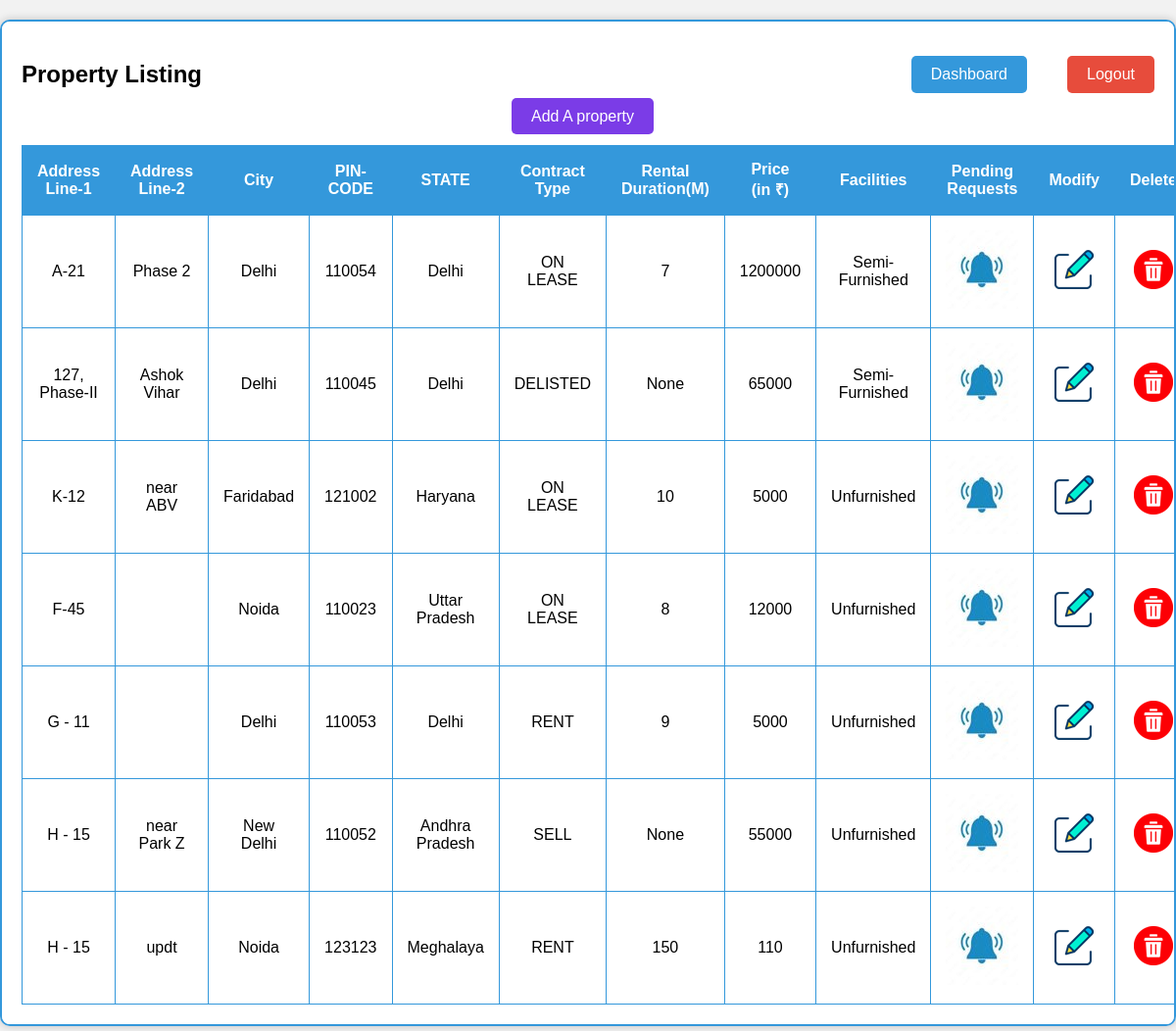
/my_properties/ (signed in), run on the app's committed database.
### project_app/models.py (models this page shows, shortened)
class Property(models.Model):
    owner = models.CharField(max_length=30,  null= False, blank=False, default = None)
    address_line_1 = models.CharField(max_length=30,  null= False, blank=False, default = None)
    address_line_2 = models.CharField(max_length=30,  null= False, blank=True, default = '')
    state = models.CharField(max_length=30,  null= False, blank=False, default = None)
    city = models.CharField(max_length=30,  null= False, blank=False, default = None)
    pincode = models.CharField(max_length=6,  null= False, blank=False, default = None)
    type = models.CharField(max_length=4,  null= False, blank=False, default = None)
    duration = models.DecimalField(decimal_places=0, max_digits=3, validators=[MaxValueValidator(limit_value=240)], null = True, blank = True, default = None)
    price = models.DecimalField(decimal_places=0, max_digits=10, null = True, blank = True, default= 0)
    facilities = models.CharField(max_length=20,  null= False, blank=False, default = None)

### project_app/views.py (the view)
# urls.py: path("my_properties/", views.my_properties, name="my_properties_page"),
def my_properties(request):
    username = request.session.get('username')
    if(request.session.get('email_kyc') is None):
            return redirect('logout_page')
    if(username is None):
        return redirect('login_page')
    if(request.method == 'POST'):
        return redirect('my_properties_page')
    else:
        try:
            my_properties_list = []
            properties = Property.objects.values()
            for i in range(len(properties)):
                if username == properties[i]["owner"] and properties[i]['type'] != 'DELETED':
                    my_properties_list.append(properties[i])
            return render(request, 'my_properties.html', {'properties':my_properties_list})
        except:
            messages.error(request, 'Unexpected Error')
            return redirect('dashboard_page')

### project_app/templates/my_properties.html (shortened to what this page needs)
{% load static %}
<!DOCTYPE html>
<html>
<head>
</head>
<body>
    <div class="container">
        <h2>Property Listing</h2>
        <a class="dashboard-button" href="/dashboard">Dashboard</a>
        <a class="logout-button" href="/logout">Logout</a>
        <a class="add-property-button" href="/add_property">Add A property</a>
        <div class="scroll-container">
            <table>
                <thead>
                    <tr>
                        <th>Address Line-1</th>
                        <th>Address Line-2</th>
                        <th>City</th>
                        <th>PIN-CODE</th>
                        <th>STATE</th>
                        <th>Contract Type</th>
                        <th>Rental Duration(M)</th>
                        <th>Price (in ₹)</th>
                        <th>Facilities</th>
                        <th>Pending Requests</th>
                        <th>Modify</th>
                        <th>Delete</th>
                    </tr>
                </thead>
                <tbody>
                    {% for property in properties %}
                    <tr>
                        <td>{{ property.address_line_1 }}</td>
                        <td>{{ property.address_line_2 }}</td>
                        <td>{{ property.city }}</td>
                        <td>{{ property.pincode }}</td>
                        <td>{{ property.state }}</td>
                        <td>{{ property.type }}</td>
                        <td>{{ property.duration }}</td>
                        <td>{{ property.price }}</td>
                        <td>{{ property.facilities }}</td>
                        <td>
                            <a href="/display_property_applications/{{property.id}}">
                                <img src ="{% static 'notification_icon.jpg' %}" alt="Display Applications">
                            </a>
                        </td>
                        <td>
                            <a href="/edit_property/{{property.id}}">
                                <img src ="{% static 'edit_icon5.png' %}" alt="Edit Property">
                            </a>
                        </td>
                        <td>
                            <a href="/delete_property/{{property.id}}">
                                <img src ="{% static 'delete_icon4.png' %}" alt="Delete Property">
                            </a>
                        </td>
                    </tr>
                    {% endfor %}
                </tbody>
            </table>
        </div>
    </div>
</body>
</html>

### project_app/templates/my_properties.html (style rules this page uses)
html, body { height: fit-content; font-family: Arial, sans-serif; background-color: #f2f2f2; margin: 0; padding: 0; }
.container { max-width: 1250px; margin: 20px auto; padding: 20px; border: 2px solid #3498db; background-color: #fff; box-shadow: 0px 0px 10px rgba(0, 0, 0, 0.2); border-radius: 10px; height: 100%; position: relative; overflow-x: scroll; }
.scroll-container { max-height: calc(100% - 120px); margin-top: 20px; }
table { width: 100%; border-collapse: collapse; }
table, th, td { border: 1px solid #3498db; }
th, td { padding: 15px; text-align: center; }
th { background-color: #3498db; color: #fff; }
.logout-button { position: absolute; top: 35px; right: 20px; background-color: #e74c3c; color: #fff; border: none; padding: 10px 20px; font-size: 16px; border-radius: 5px; cursor: pointer; text-decoration: none; }
.add-property-button { top: 35px; margin-left: 500px; right: 20px; background-color: #7b3ce7; color: #fff; border: none; padding: 10px 20px; font-size: 16px; border-radius: 5px; cursor: pointer; text-decoration: none; }
.dashboard-button { position: absolute; top: 35px; right: 150px; background-color: #3498db; color: #fff; border: none; padding: 10px 20px; font-size: 16px; border-radius: 5px; cursor: pointer; text-decoration: none; }

### data on the page
Property: address_line_1 "A-21", address_line_2 "Phase 2", city "Delhi", pincode "110054", state "Delhi", type "ON LEASE", duration "7", price "1200000", facilities "Semi-Furnished"
Property: address_line_1 "127, Phase-II", address_line_2 "Ashok Vihar", city "Delhi", pincode "110045", state "Delhi", type "DELISTED", duration "None", price "65000", facilities "Semi-Furnished"
Property: address_line_1 "K-12", address_line_2 "near ABV", city "Faridabad", pincode "121002", state "Haryana", type "ON LEASE", duration "10", price "5000", facilities "Unfurnished"
Property: address_line_1 "F-45", city "Noida", pincode "110023", state "Uttar Pradesh", type "ON LEASE", duration "8", price "12000", facilities "Unfurnished"
Property: address_line_1 "G - 11", city "Delhi", pincode "110053", state "Delhi", type "RENT", duration "9", price "5000", facilities "Unfurnished"
Property: address_line_1 "H - 15", address_line_2 "near Park Z", city "New Delhi", pincode "110052", state "Andhra Pradesh", type "SELL", duration "None", price "55000", facilities "Unfurnished"
Property: address_line_1 "H - 15", address_line_2 "updt", city "Noida", pincode "123123", state "Meghalaya", type "RENT", duration "150", price "110", facilities "Unfurnished"
